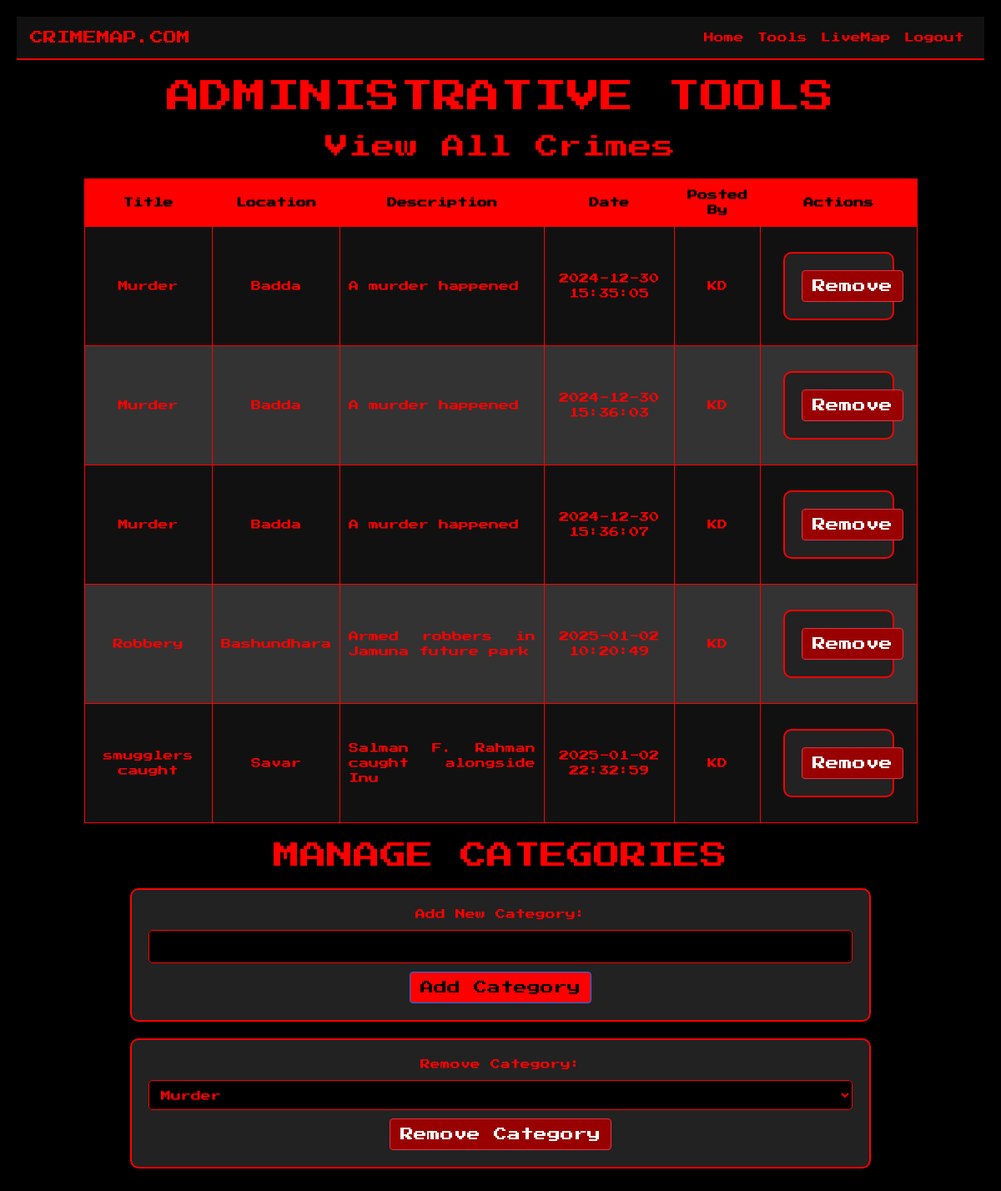
/admin-tools (signed in), run on an earlier commit of the app's database.
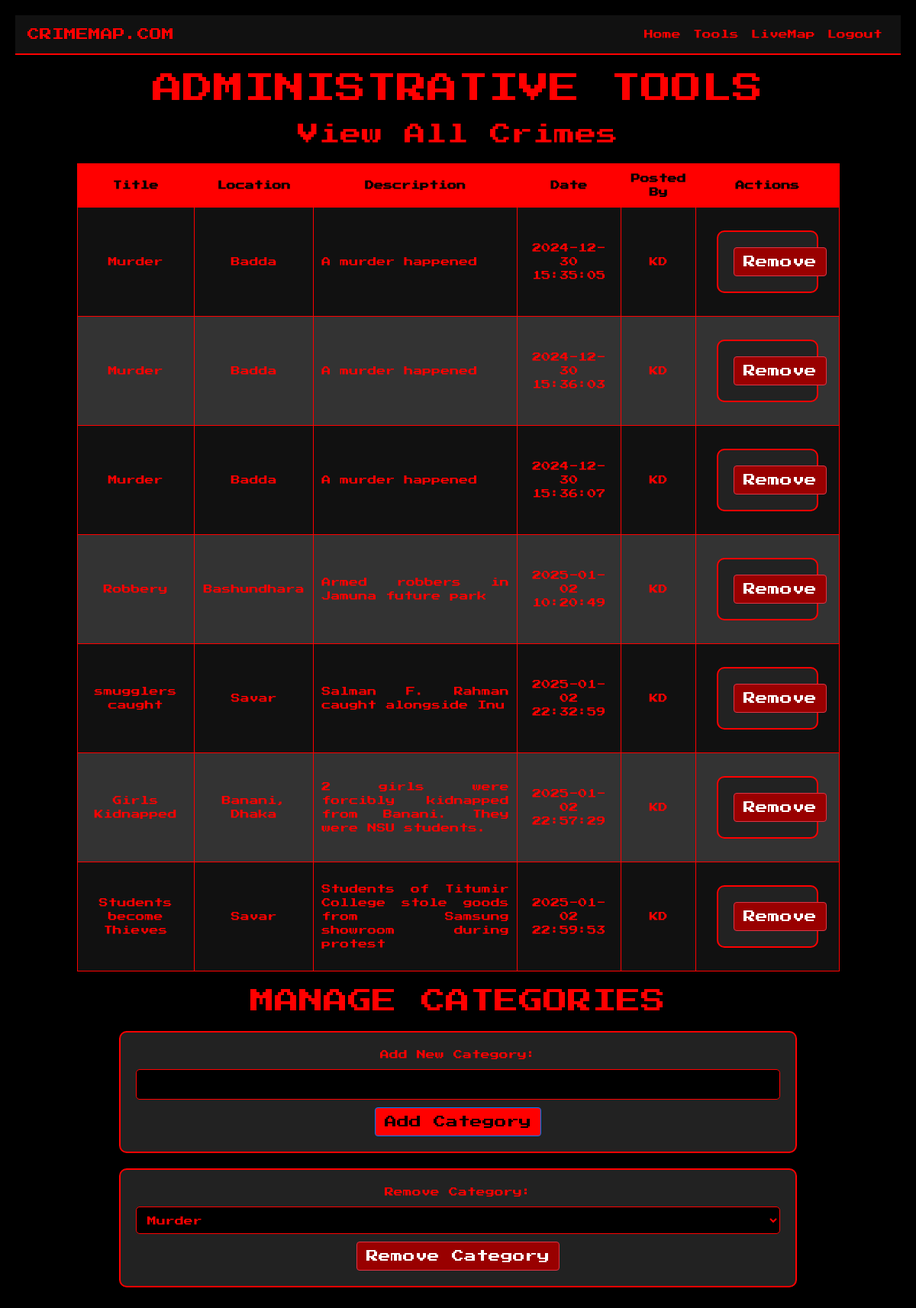
And on a later commit of the database.
### website/models.py (models this page shows)
class Crime(db.Model):
    __tablename__ = 'crime'
    __table_args__ = {'extend_existing': True}
    id = db.Column(db.Integer, primary_key=True)
    title = db.Column(db.String(100))
    location = db.Column(db.String(100))
    data = db.Column(db.String(10000))
    date = db.Column(db.DateTime(timezone=True), default=func.now())
    user_id = db.Column(db.Integer, db.ForeignKey('user.id'))

class User(db.Model, UserMixin):
    id = db.Column(db.Integer, primary_key=True)
    email = db.Column(db.String(150), unique=True)
    password = db.Column(db.String(150))
    first_name = db.Column(db.String(150))
    crimes = db.relationship('Crime')

### website/views.py (the view, shortened to what this page needs)
@views.route('/admin-tools', methods=['GET', 'POST'])
@login_required
def admin_tools():
    if current_user.id != 1:
        flash('Access denied!', category='error')
        return redirect(url_for('views.home'))
    crimes = Crime.query.all()
    for crime in crimes:
        crime.user = User.query.get(crime.user_id)
    categories = Category.query.all()
    return render_template('admin_tools.html',user=current_user, crimes=crimes, categories=categories)

### website/__init__.py (called while the page is built)
def create_app():
    app = Flask(__name__)
    app.config['SECRET_KEY'] = 'hjshjhdjah kjshkjdhjs'
    app.config['SQLALCHEMY_DATABASE_URI'] = f'sqlite:///{DB_NAME}'
    db.init_app(app)
    from .views import views
    from .auth import auth
    app.register_blueprint(views, url_prefix='/')
    app.register_blueprint(auth, url_prefix='/')
    from .models import User, Crime
    with app.app_context():
        db.create_all()
    login_manager = LoginManager()
    login_manager.login_view = 'auth.login'
    login_manager.init_app(app)
    @login_manager.user_loader
    def load_user(id):
        return User.query.get(int(id))
    return app

### website/templates/admin_tools.html (shortened to what this page needs)
{% extends "base.html" %}
{% block content %}
<!DOCTYPE html>
<html lang="en">
<head>
</head>
<body>
<h1>Administrative Tools</h1>
<h3>View All Crimes</h3>
<table>
  <thead>
    <tr>
      <th>Title</th>
      <th>Location</th>
      <th>Description</th>
      <th>Date</th>
      <th>Posted By</th>
      <th>Actions</th>
    </tr>
  </thead>
  <tbody>
    {% for crime in crimes %}
    <tr>
      <td>{{ crime.title }}</td>
      <td>{{ crime.location }}</td>
      <td style="text-align: justify;">{{ crime.data }}</td>
      <td>{{ crime.date.strftime('%Y-%m-%d %H:%M:%S') }}</td>
      <td>{{ crime.user.first_name }}</td>
      <td>
        <form method="POST" action="{{ url_for('views.delete_crime', crime_id=crime.id) }}">
          <button type="submit" class="btn btn-danger">Remove</button>
        </form>
      </td>
    </tr>
    {% endfor %}
  </tbody>
</table>
<h2>Manage Categories</h2>
<form method="POST">
  <label for="category-name">Add New Category:</label>
  <input type="text" name="category-name" id="category-name" required />
  <button type="submit" name="add-category" class="btn btn-primary">Add Category</button>
</form>
<form method="POST">
  <label for="category-id">Remove Category:</label>
  <select name="category-id" id="category-id" required>
    {% for category in categories %}
    <option value="{{ category.cat_id }}">{{ category.name }}</option>
    {% endfor %}
  </select>
  <button type="submit" name="remove-category" class="btn btn-danger">Remove Category</button>
</form>
</body>
</html>
{% endblock %}

### website/templates/base.html (shortened to what this page needs)
<!DOCTYPE html>
<html lang="en">
  <head>
    <link
      rel="stylesheet"
      href="https://stackpath.bootstrapcdn.com/bootstrap/4.4.1/css/bootstrap.min.css"
    />
    <link
      rel="stylesheet"
      href="https://stackpath.bootstrapcdn.com/font-awesome/4.7.0/css/font-awesome.min.css"
    />
  </head>
  <body>
    <nav class="navbar navbar-expand-lg">
      <a class="navbar-brand" href="/">CRIMEMAP.COM</a>
      <div class="collapse navbar-collapse" id="navbar">
        <ul class="navbar-nav ml-auto">
          {% if user.is_authenticated %}
          <li class="nav-item">
            <a class="nav-link" id="home" href="/">Home</a>
          </li>
          {% if user.id == 1 %}
          <li class="nav-item">
            <a class="nav-link" id="admin-tools" href="/admin-tools">Tools</a>
          </li>
          {% endif %}
          <li class="nav-item">
            <a class="nav-link" id="logout" href="{{ url_for('views.live_map') }}">LiveMap</a>
          </li>
          <li class="nav-item">
            <a class="nav-link" id="logout" href="/logout">Logout</a>
          </li>
          {% endif %}
        </ul>
      </div>
    </nav>
    <div class="container">{% block content %} {% endblock %}</div>
  </body>
</html>

### website/templates/base.html (style rules this page uses)
body { background-color: #000; color: #f00; font-family: 'Press Start 2P', cursive; margin: 0; padding: 0; }
.navbar { font-family: 'Press Start 2P', cursive; background-color: #111; border-bottom: 2px solid #f00; }
.navbar-brand { color: #f00 !important; text-transform: uppercase; font-size: 16px; }
.nav-link { color: #f00 !important; font-size: 12px; }
.container { margin-top: 20px; }

### website/templates/admin_tools.html (style rules this page uses)
body { background-color: #000; color: #f00; font-family: 'Press Start 2P', cursive; text-align: center; margin: 0; padding: 20px; }
h1, h2 { color: #f00; text-transform: uppercase; margin-bottom: 20px; }
table { width: 90%; margin: 20px auto; border-collapse: collapse; background-color: #222; color: #f00; font-size: 12px; }
th, td { padding: 10px; border: 1px solid #f00; text-align: center; }
th { background-color: #f00; color: #000; }
tr:nth-child(even) { background-color: #333; }
tr:nth-child(odd) { background-color: #111; }
button { padding: 10px 15px; border: none; border-radius: 5px; font-family: 'Press Start 2P', cursive; font-size: 12px; cursor: pointer; }
.btn-primary { background-color: #f00; color: #000; }
.btn-danger { background-color: #900; color: #fff; }
form { width: 80%; margin: 20px auto; padding: 20px; background-color: #222; border: 2px solid #f00; border-radius: 10px; }
label { display: block; color: #f00; font-size: 12px; margin-bottom: 10px; }
input, select { width: 100%; padding: 10px; margin-bottom: 10px; border: 1px solid #f00; border-radius: 5px; background-color: #000; color: #f00; font-family: 'Press Start 2P', cursive; font-size: 12px; }

What changed in the data, as far as the page shows it:
added Crime: title "Girls Kidnapped", location "Banani, Dhaka", data "2 girls were forcibly kidnapped from Banani. They were NSU students.", date "2025-01-02 22:57:29", user.first_name "KD"
added Crime: title "Students become Thieves", location "Savar", data "Students of Titumir College stole goods from Samsung showroom during protest", date "2025-01-02 22:59:53", user.first_name "KD"
